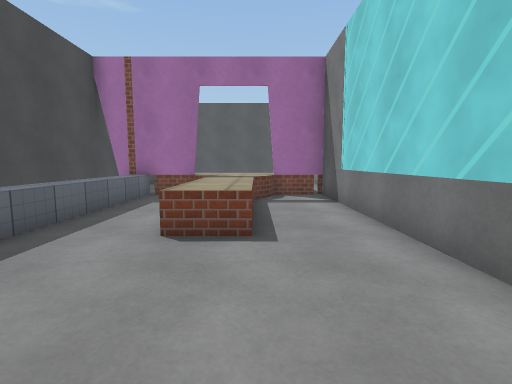
[1] (above)

12 first-person views from a walk through a 3-D level made in the Unity game engine. The camera is 1.2 m above the floor, tilts 6° down and sees 85° across. The floor is counted in squares, 1 m on a side. Each view is taken from the middle of a square. On the plan, view 1 faces up. The plan holds only what a view shows up to about 13 squares ahead; the rest is blank. The place goes on beyond the plan. The player is left out. Surface patterns are stand-ins for the level's own textures.

[2]
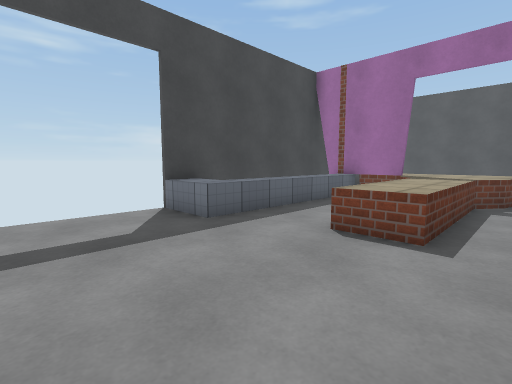

[3]
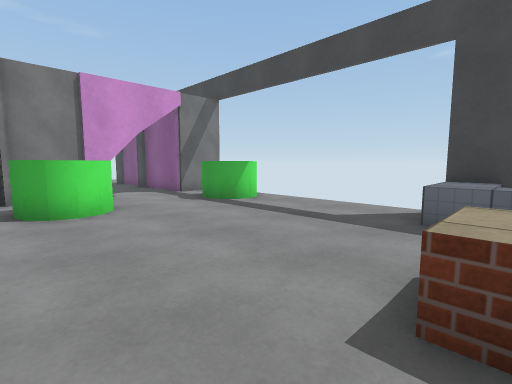

[4]
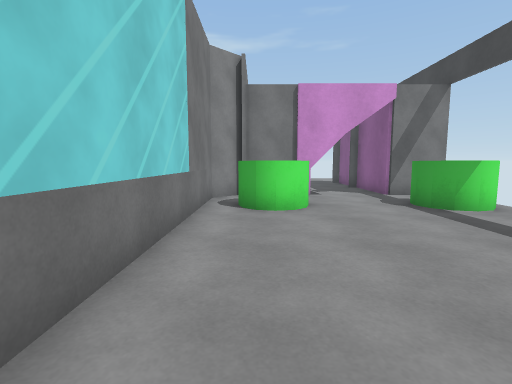

[5]
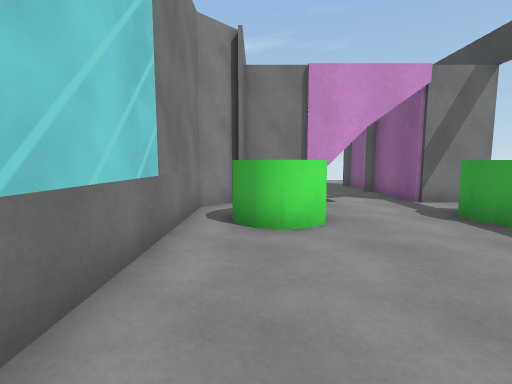

[6]
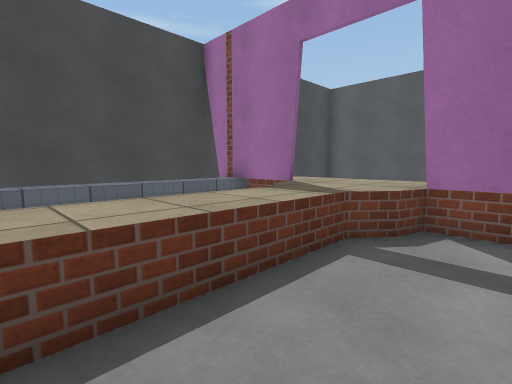

[7]
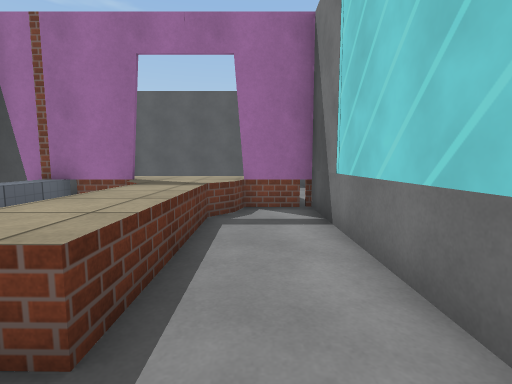

[8]
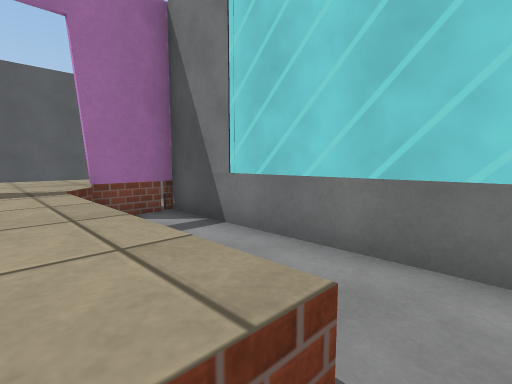

[9]
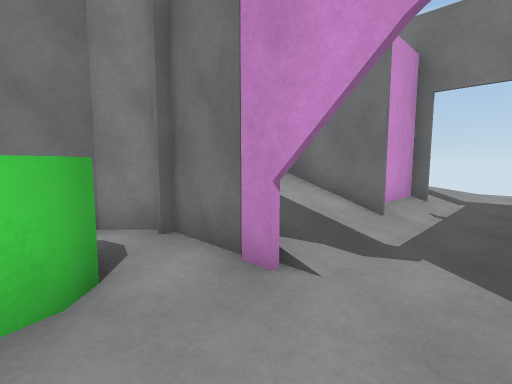

[10]
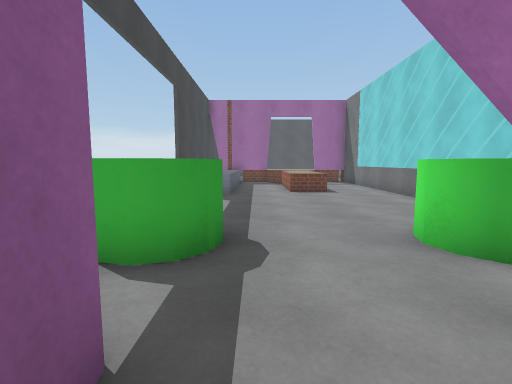

[11]
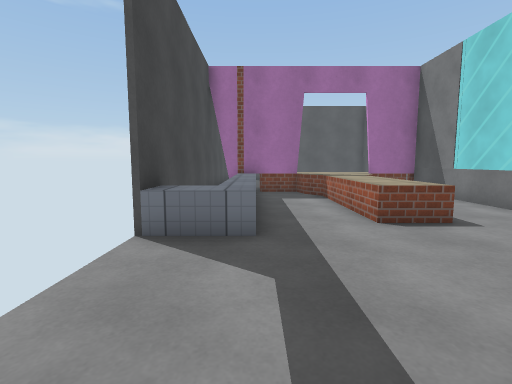

[12]
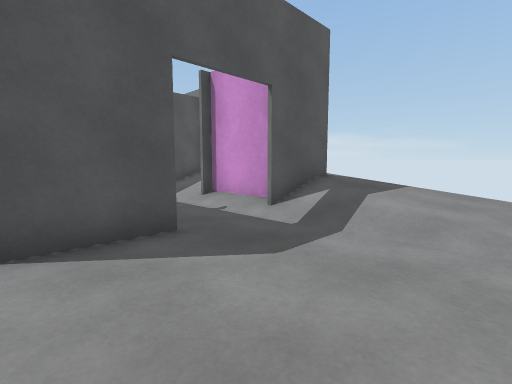

### Floor plan
Key: @ floor where view 1 was taken; # wall or solid block; . main floor; : floor 0.75 m higher than the main floor; / step, stairs or slope; ^ raised ledge.
Columns run from 6 left of view 1 to 4 right of it. Each row starts with its distance up from view 1.
 13 #        ^
 12 #  ^^^^^ ^
 11 #^^#^^^###
 10 #^^.^^^..#
  9 #^^..^^..#
  8 #^^..^^..#
  7 #^^..^^..#
  6 #^^..^^..#
  5 #^^..^^..#
  4 ^^^......#
  3  ........#
  2  ........#
  1  ........#
  0  .....@..#
 -1  ........#
 -2  ^^...^^.#
 -3  ^^...^^.#
 -4  .....^^.#
 -5 ###..#####
 -6   #..///#
 -7   #..///
 -8   #..///
 -9   #../##
-10   #../##
-11 ###../##
-12 ...../#:/
-13 ...../////
-14 ...../////
-15  ....//////
-16 . .........

Positions as (right, up) in squares from view 1, and headings:
1: (0, 0), facing up
2: (1, 0), facing up-left
3: (2, 5), facing down-left
4: (1, 5), facing down
5: (1, 3), facing down
6: (2, 5), facing up-left
7: (1, 3), facing up
8: (-1, 4), facing up-right
9: (-3, -3), facing down-right
10: (-3, -7), facing up
11: (-4, -1), facing up
12: (-6, -16), facing up-right
